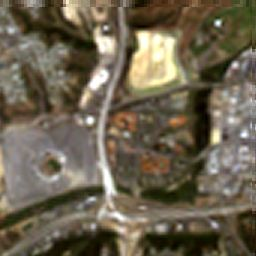
#> input picture Image Fusion/images/low.jpg, 256 x 256 px
$ python HSI.py
#> lines starting #> are read from the running program, lines starting #| are printed output that depends on the picture
import cv2
import numpy as np
from math import *

# 设定两个转换矩阵
RGB2IHS = np.array([(1/sqrt(3), 1/sqrt(3), 1/sqrt(3)),
                    (-2/sqrt(6), 1/sqrt(6), 1/sqrt(6)),   # RGB->IHS逆变换矩阵
                    (0, -1/sqrt(2), 1/sqrt(2))])
IHS2RGB = np.array([(1/sqrt(3), -2/sqrt(6), 0),
                    (1/sqrt(3), 1/sqrt(6), -1/sqrt(2)),   # IHS->RGB逆变换矩阵
                    (1/sqrt(3), 1/sqrt(6), 1/sqrt(2))])

if __name__ == "__main__":
    # 两幅图
    low_rgb = cv2.imread("images/low.jpg")
#> low_rgb is the input picture: shape (256, 256, 3); mean B, G, R 79.8, 99, 108.6
    high_rgb = cv2.imread("images/high.jpg")
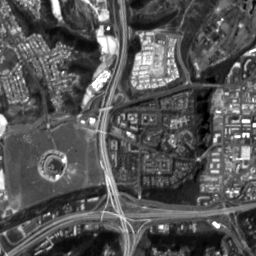
#> input picture Image Fusion/images/high.jpg, 256 x 256 px
#> high_rgb is the input picture: shape (256, 256, 3); min 0, max 255, mean 85.6


    rows, cols, color = high_rgb.shape
#> rows = 256; cols = 256; color = 3
    b, g, r = cv2.split(low_rgb)
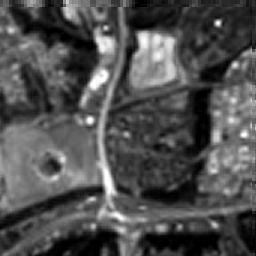
#> b: shape (256, 256); min 0, max 255, mean 79.8
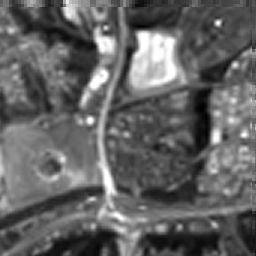
#> g: shape (256, 256); min 0, max 255, mean 99
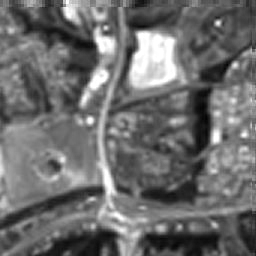
#> r: shape (256, 256); min 3, max 255, mean 108.6
    low_rgb.astype(np.float64)  # 将unit8转换成float64数据类型
    high_rgb.astype(np.float64)

    img_fus = np.zeros((rows, cols, 3), dtype=np.uint8)  # 创建空图作为融合后的存储


    for i in range(rows):
        for j in range(cols):
            low_d = RGB2IHS.dot(low_rgb[i, j, :])
            high_d = RGB2IHS.dot(high_rgb[i, j, :])  # 正变换
            tmp = np.array([high_d[0], low_d[1], low_d[2]])  # 采用高分辨率图像的明度

            fus = IHS2RGB.dot(tmp)
            img_fus[i, j, 0] = max(min(fus[0], 255), 0)
            img_fus[i, j, 1] = max(min(fus[1], 255), 0)
            img_fus[i, j, 2] = max(min(fus[2], 255), 0)  # 逆变换
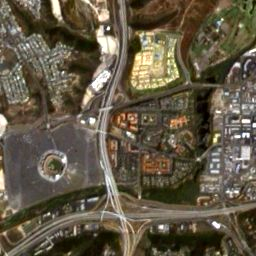
#> img_fus: shape (256, 256, 3); mean B, G, R 69.4, 88.4, 98

    cv2.imshow("low", low_rgb)
    cv2.imshow("high", high_rgb)
    cv2.imshow("fusion", img_fus)
    cv2.waitKey(0)
cv2.destroyAllWindows()
